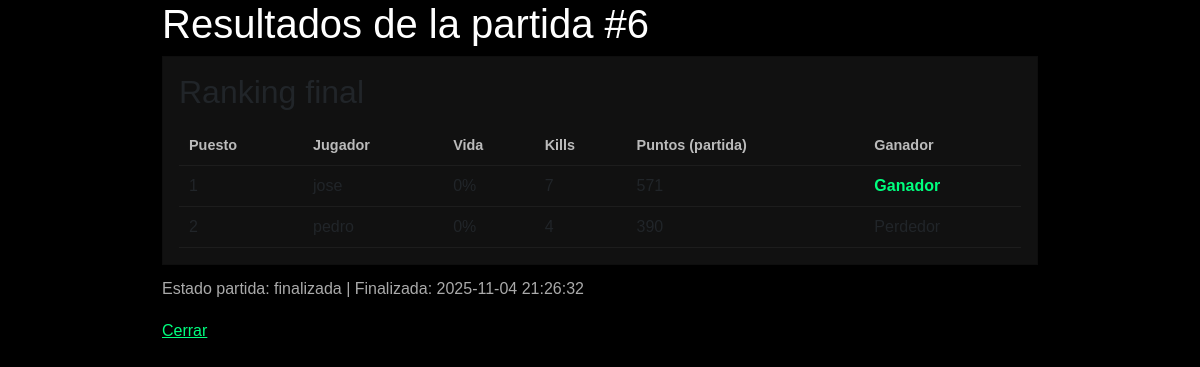
The app's page /model/admin/resultado_partida.php?id_partida=6 with its own data.
### tables this page shows
CREATE TABLE `partida_jugador` (
  `id_partida_jugador` int(11) NOT NULL,
  `id_partida` int(11) NOT NULL,
  `id_user` int(11) NOT NULL,
  `kills` int(11) DEFAULT 0,
  `vida_actual` int(11) NOT NULL DEFAULT 100,
  `vida_final` int(11) DEFAULT NULL,
  `puntos_totales` int(11) DEFAULT 0,
  `posicion_final` int(11) DEFAULT NULL,
  `es_ganador` tinyint(1) DEFAULT 0,
  `fecha_registro` timestamp NOT NULL DEFAULT current_timestamp()
);

CREATE TABLE `user` (
  `id_user` int(11) NOT NULL,
  `nombre` varchar(100) NOT NULL,
  `usuario` varchar(100) NOT NULL,
  `email` varchar(150) NOT NULL,
  `contrasena` varchar(255) NOT NULL,
  `avatar` varchar(255) DEFAULT NULL,
  `ultimo_login` datetime DEFAULT NULL,
  `puntos` int(11) NOT NULL,
  `id_tipo_user` int(11) DEFAULT NULL,
  `id_estado` int(11) DEFAULT NULL,
  `id_rango` int(11) DEFAULT NULL,
  `id_banner` int(11) DEFAULT 1,
  `id_avatar` int(11) NOT NULL DEFAULT 1,
  `id_personaje` int(11) NOT NULL DEFAULT 1
);

CREATE TABLE `partida` (
  `id_partida` int(11) NOT NULL,
  `id_ganador` int(11) DEFAULT NULL,
  `fecha_inicio` datetime DEFAULT NULL,
  `fecha_fin` datetime DEFAULT current_timestamp(),
  `estado` enum('en_juego','finalizada','','') DEFAULT NULL,
  `id_sala` int(11) DEFAULT NULL
);

### model/admin/resultado_partida.php (the view, shortened to what this page needs)
<?php
$db = new database;
$con = $db->conectar();
$id_partida = isset($_GET['id_partida']) ? intval($_GET['id_partida']) : 0;
$stmt = $con->prepare("SELECT estado, fecha_fin FROM partida WHERE id_partida = ?");
$stmt->execute([$id_partida]);
$partida = $stmt->fetch(PDO::FETCH_ASSOC);
$stmt = $con->prepare("SELECT pj.id_user, pj.kills, pj.puntos_totales, pj.vida_actual, pj.es_ganador,
           u.usuario AS username, u.puntos AS puntos_globales, u.id_rango
    FROM partida_jugador pj
    JOIN `user` u ON u.id_user = pj.id_user
    WHERE pj.id_partida = ?
    ORDER BY pj.es_ganador DESC, pj.puntos_totales DESC, pj.kills DESC
");
$stmt->execute([$id_partida]);
$jugadores = $stmt->fetchAll(PDO::FETCH_ASSOC);
function h($s){ return htmlspecialchars($s, ENT_QUOTES, 'UTF-8'); }
?>
<!doctype html>
<html lang="es">
<head>
  <link href="https://cdn.jsdelivr.net/npm/bootstrap@5.3.3/dist/css/bootstrap.min.css" rel="stylesheet">
  <link rel="stylesheet" href="https://cdn.jsdelivr.net/npm/bootstrap-icons@1.13.1/font/bootstrap-icons.min.css">
  <link rel="stylesheet" href="../../controller/css/style2.css">
</head>
<body>
  <div class="container">
    <h1>Resultados de la partida #<?= h($id_partida) ?></h1>
    <div class="card">
      <h2>Ranking final</h2>
      <table>
        <thead><tr><th>Puesto</th><th>Jugador</th><th>Vida</th><th>Kills</th><th>Puntos (partida)</th><th>Ganador</th></tr></thead>
        <tbody>
        <?php $pos=1; foreach ($jugadores as $j): ?>
          <tr>
            <td><?= $pos++ ?></td>
            <td><?= h($j['username']) ?></td>
            <td><?= intval($j['vida_actual']) ?>%</td>
            <td><?= intval($j['kills']) ?></td>
            <td><?= intval($j['puntos_totales']) ?></td>
            <td><?= intval($j['es_ganador']) === 1 ? '<strong class="winner">Ganador</strong>' : 'Perdedor' ?></td>
          </tr>
        <?php endforeach; ?>
        </tbody>
      </table>
    </div>
    <div style="margin-top:12px; color:#aaa;">
      Estado partida: <?= h($partida['estado'] ?? 'desconocido') ?> <?= $partida['fecha_fin'] ? ' | Finalizada: ' . h($partida['fecha_fin']) : '' ?>
    </div>
    <div style="margin-top:18px;">
      <a href="lobby.php" style="color:#00ff7f;">Cerrar</a>
    </div>
  </div>
</body>
</html>

### controller/css/style2.css (style rules this page uses)
body, html { height: 100%; margin: 0; font-family: Arial, sans-serif; color: white; background-image: url('../multimedia/img/fondo_sala.png'); background-repeat: no-repeat; background-attachment: fixed; background-size: cover; background-position: center; background-color: #000; }
.card, .card-img-top, .agent-card, .agent-card img, .agent-name { border-radius: 0 !important; }
.container { max-width:900px; margin:0 auto; }
.card { background:#111; padding:16px; border-radius:8px; margin-bottom:12px; }
.winner { color:#00ff7f; font-weight:bold; }
table { width:100%; border-collapse:collapse; margin-top:8px; }
th,td { padding:8px 10px; text-align:left; border-bottom:1px solid rgba(255,255,255,0.05); }
th { color:#bbb; font-size:0.9rem; }

### records on screen
partida_jugador: vida_actual "0", kills "7", puntos_totales "571", es_ganador "Ganador"
partida_jugador: id_user.usuario "pedro", vida_actual "0", puntos_totales "390", es_ganador "Perdedor"
partida: estado "finalizada", fecha_fin "2025-11-04 21:26:32"

### other values on screen
$id_partida "6"
